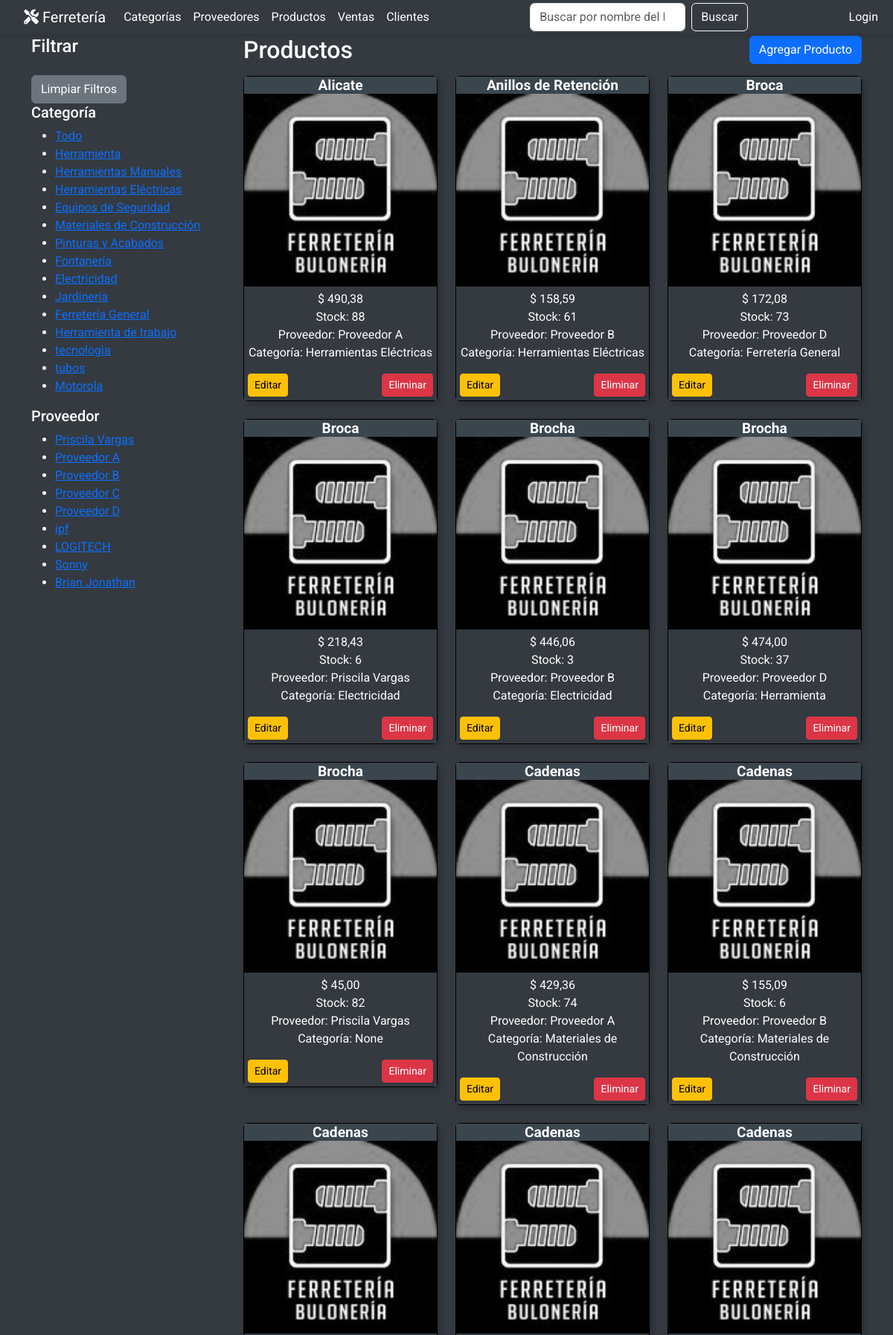
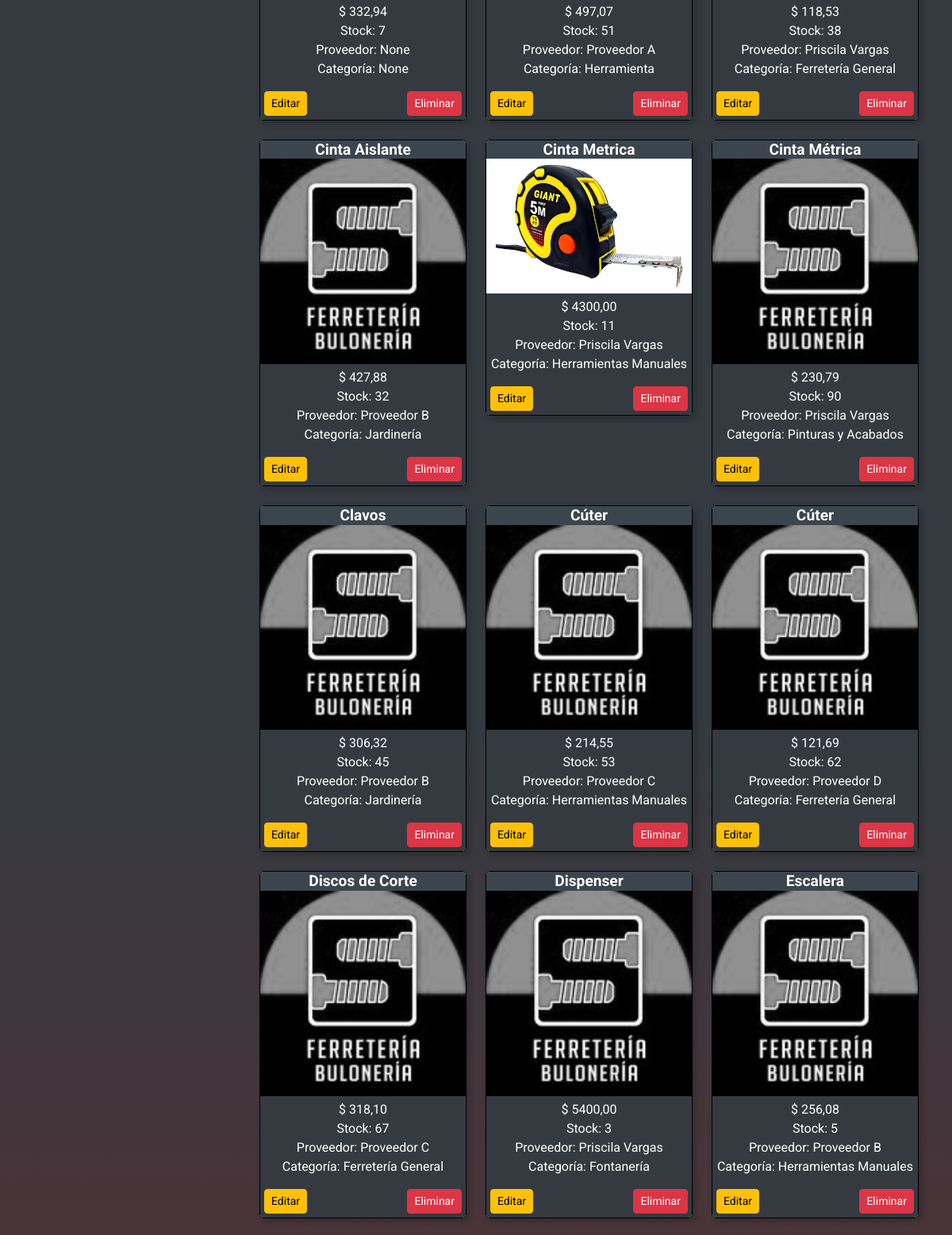
/productos/ (upper part), run on the app's committed database (2 pictures, top to bottom).
### miAplicacion/models.py (models this page shows, shortened)
class Categoria(models.Model):
    nombre = models.CharField(max_length=50, unique=True)
    descripcion = models.TextField(blank=True, null=True)
    def __str__(self):
        return self.nombre

class Proveedor(models.Model):
    nombre = models.CharField(max_length=100)
    tipo_producto = models.CharField(max_length=100, default='')
    telefono = models.CharField(max_length=15, default='')
    email = models.EmailField(default='', blank=True)
    direccion = models.CharField(max_length=200, default='', blank=True)
    def __str__(self):
        return self.nombre

class Producto(models.Model):
    nombre = models.CharField(max_length=100)
    descripcion = models.TextField()
    precio = models.DecimalField(max_digits=10, decimal_places=2, default=0.000)
    cantidad_stock = models.PositiveIntegerField()
    categoria = models.ForeignKey('Categoria', on_delete=models.SET_NULL, null=True)
    fecha_creacion = models.DateField(auto_now_add=True)
    fecha_actualizacion = models.DateTimeField(auto_now=True)
    proveedor = models.ForeignKey('Proveedor', on_delete=models.SET_NULL, null=True, blank=True)
    imagen = models.ImageField(upload_to='productos/', default='productos/default.png', blank=True, null=True)

### miAplicacion/views.py (the view)
# urls.py: path('productos/', ProductosListView.as_view(), name='productos_list'),
class ProductosListView(ListView):
    model = Producto
    template_name = 'productos/productos_list.html'
    context_object_name = 'productos'
    ordering = ['nombre', '-fecha_creacion']
    def get_queryset(self):
        queryset = super().get_queryset()
        categoria = self.request.GET.get('categoria')
        if categoria and categoria != 'todo':
            queryset = queryset.filter(categoria__nombre=categoria)
        proveedor = self.request.GET.get('proveedor')
        if proveedor:
            queryset = queryset.filter(proveedor__nombre=proveedor)
        query = self.request.GET.get('q')
        if query:
            queryset = queryset.filter(Q(nombre__icontains=query))
        return queryset
    def get_context_data(self, **kwargs):
        context = super().get_context_data(**kwargs)
        context['categorias'] = Categoria.objects.all()
        context['proveedores'] = Proveedor.objects.all()
        context['query'] = self.request.GET.get('q', '')  # Mantener la búsqueda en la barra
        context['busqueda_placeholder'] = 'nombre del Producto'
        context['categoria_seleccionada'] = self.request.GET.get('categoria', 'todo')
        context['proveedor_seleccionado'] = self.request.GET.get('proveedor', '')
        return context

### miAplicacion/templates/productos/productos_list.html (shortened to what this page needs)
{% extends 'base.html' %}
{% block search_url %}{% url 'productos_list' %}{% endblock %}
{% load static %}
{% block extra_styles %}
    <link rel="stylesheet" href="{% static 'css/productos.css' %}">
{% endblock %}
{% block content %}
<div class="container my-5">
    <div class="row">
        <div class="col-md-3 filter-section">
            <h4>Filtrar</h4>
            <div class="mt-3">
                <a href="{% url 'productos_list' %}" class="btn btn-secondary">Limpiar Filtros</a>
            </div>
            <div class="filter-section">
                <h5>Categoría</h5>
                <ul>
                    <li><a href="?categoria=todo&proveedor={{ request.GET.proveedor }}">Todo</a></li>
                    {% for categoria in categorias %}
                    <li><a href="?categoria={{ categoria.nombre }}&proveedor={{ request.GET.proveedor }}">{{ categoria.nombre }}</a></li>
                    {% endfor %}
                </ul>
                <h5>Proveedor</h5>
                <ul>
                    {% for proveedor in proveedores %}
                    <li><a href="?categoria={{ request.GET.categoria }}&proveedor={{ proveedor.nombre }}">{{ proveedor.nombre }}</a></li>
                    {% endfor %}
                </ul>
            </div>
        </div>
        <div class="col-md-9">
            <div class="d-flex justify-content-between align-items-center mb-3">
                <h2 class="mb-0">Productos</h2>
                <a href="{% url 'productos_create' %}" class="btn btn-primary">Agregar Producto</a>
            </div>
            <div class="row">
                {% if productos %}
                    {% for producto in productos %}
                    <div class="col-md-4 mb-4">
                        <div class="card product-card">
                            <h5 class="card-title text-center">{{ producto.nombre }}</h5>
                            <img src="{% if producto.imagen %}{{ producto.imagen.url }}{% else %}{% static 'productos/default.png' %}{% endif %}" class="card-img-top product-img" alt="{{ producto.nombre }}">
                            <div class="card-body text-center">
                                <p class="card-text">
                                    $ {{ producto.precio }}<br>
                                    Stock: {{ producto.cantidad_stock }}<br>
                                    Proveedor: {{ producto.proveedor }}<br>
                                    Categoría: {{ producto.categoria }}
                                </p>
                                <div class="d-flex justify-content-between">
                                    <a href="{% url 'productos_update' producto.pk %}" class="btn btn-warning btn-sm">Editar</a>
                                    <a href="{% url 'productos_confirm_delete' producto.pk %}" class="btn btn-danger btn-sm">Eliminar</a>
                                </div>
                            </div>
                        </div>
                    </div>
                    {% endfor %}
                {% else %}
                    <p class="text-center">No se encontraron productos que coincidan con tu búsqueda.</p>
                {% endif %}
            </div>
        </div>
    </div>
</div>
{% endblock %}

### miAplicacion/templates/base.html (shortened to what this page needs)
{% load static %}
<!DOCTYPE html>
<html lang="es">
<head>
    <link href="https://cdn.jsdelivr.net/npm/bootstrap@5.3.0/dist/css/bootstrap.min.css" rel="stylesheet">
    <link rel="stylesheet" href="https://cdnjs.cloudflare.com/ajax/libs/font-awesome/6.0.0-beta3/css/all.min.css">
    {% block extra_styles %}{% endblock %}
</head>
<body>
    <nav class="navbar navbar-expand-lg navbar-dark fixed-top custom-navbar">
        <div class="container-fluid">
            <a class="navbar-brand" href="{% url 'index' %}">
                <i class="fas fa-tools"></i> Ferretería
            </a>
            <div class="collapse navbar-collapse" id="navbarNav">
                <ul class="navbar-nav me-auto">
                    <li class="nav-item">
                        <a class="nav-link" href="{% url 'categoria_list' %}">Categorías</a>
                    </li>
                    <li class="nav-item">
                        <a class="nav-link" href="{% url 'proveedor_list' %}">Proveedores</a>
                    </li>
                    <li class="nav-item">
                        <a class="nav-link" href="{% url 'productos_list' %}">Productos</a>
                    </li>
                        <a class="nav-link" href="{% url 'venta_lista' %}">Ventas</a>
                        <a class="nav-link" href="{% url 'cliente_lista' %}">Clientes</a>
                </ul>
                <form class="d-flex" method="GET" action="{% block search_url %}{% endblock %}">
                    <input class="form-control me-2" type="search" name="q" placeholder="Buscar por {{ busqueda_placeholder }}" aria-label="Search">
                    <button class="btn btn-outline-light" type="submit">Buscar</button>
                </form>
                <ul class="nav navbar-nav ms-auto">
                    {% if user.is_authenticated %}
                        <li class="nav-item">
                            <a class="nav-link" href="{% url 'logout' %}">{{ request.user }} | Logout</a>
                        </li>
                    {% else %}
                        <li class="nav-item">
                            <a class="nav-link" href="{% url 'login' %}">Login</a>
                        </li>
                    {% endif %}
                </ul>
            </div>
        </div>
    </nav>
    <main class="container-fluid">
        {% block content %}{% endblock %}
    </main>
</body>
</html>

### miAplicacion/static/css/productos.css (style rules this page uses)
.card { border: 1px solid #000000; border-radius: 5px; overflow: hidden; padding: 0; box-shadow: 4px 4px 8px rgba(0, 0, 0, 0.2); transition: transform 0.3s ease, box-shadow 0.3s ease; }
.card img { border-radius: 0px; object-fit: contain; width: 100%; height: auto; margin: 0; padding: 0; }
.card-body { color: #ffffff; background-color: #343a40; padding: 5px; }
.card-title { color: rgb(255, 255, 255); background-color: #3b454e; text-align: center; margin: 0%; padding: 0px; font-size: 1.2em; font-weight: bold; }

### miAplicacion/templates/base.html (style rules this page uses)
html, body { margin: 0; padding: 0; height: 100%; }
body { font-family: 'Roboto', sans-serif; background-color: #f8f9fa; color: #333; display: flex; flex-direction: column; min-height: 100vh; }
.navbar { padding-left: 20px; background-color: #343a40; box-shadow: 0 4px 8px rgba(0, 0, 0, 0.1); }
.navbar .navbar-brand, .navbar-nav .nav-link { color: #fff; }
.custom-navbar { height: 45px; }
.container-fluid { color: White; }
main.container-fluid { background-image: linear-gradient(to bottom, #343A40 30%, red 100%); background-attachment: fixed; background-size: cover; flex: 1; }
.filter-section { position: sticky; overflow-y: auto; scrollbar-width: none; -ms-overflow-style: none; top: 0; height: 100vh; display: flex; flex-direction: column; }

### data on the page
Categoria: nombre "Herramienta"
Categoria: nombre "Herramientas Manuales"
Categoria: nombre "Herramientas Eléctricas"
Categoria: nombre "Equipos de Seguridad"
Categoria: nombre "Materiales de Construcción"
Categoria: nombre "Pinturas y Acabados"
Categoria: nombre "Fontanería"
Categoria: nombre "Electricidad"
Categoria: nombre "Jardinería"
Categoria: nombre "Ferretería General"
Categoria: nombre "Herramienta de trabajo"
Categoria: nombre "tecnologìa"
Categoria: nombre "tubos"
Categoria: nombre "Motorola"
Proveedor: nombre "Priscila Vargas"
Proveedor: nombre "Proveedor A"
Proveedor: nombre "Proveedor B"
Proveedor: nombre "Proveedor C"
Proveedor: nombre "Proveedor D"
Proveedor: nombre "ipf"
Proveedor: nombre "LOGITECH"
Proveedor: nombre "Sonny"
Proveedor: nombre "Brian Jonathan"
Producto: nombre "Alicate", imagen (placeholder picture), precio "490,38", cantidad_stock "88", proveedor "Proveedor A", categoria "Herramientas Eléctricas"
Producto: nombre "Anillos de Retención", imagen (placeholder picture), precio "158,59", cantidad_stock "61", proveedor "Proveedor B", categoria "Herramientas Eléctricas"
Producto: nombre "Broca", imagen (placeholder picture), precio "172,08", cantidad_stock "73", proveedor "Proveedor D", categoria "Ferretería General"
Producto: nombre "Broca", imagen (placeholder picture), precio "218,43", cantidad_stock "6", proveedor "Priscila Vargas", categoria "Electricidad"
Producto: nombre "Brocha", imagen (placeholder picture), precio "446,06", cantidad_stock "3", proveedor "Proveedor B", categoria "Electricidad"
Producto: nombre "Brocha", imagen (placeholder picture), precio "474,00", cantidad_stock "37", proveedor "Proveedor D", categoria "Herramienta"
Producto: nombre "Brocha", imagen (placeholder picture), precio "45,00", cantidad_stock "82", proveedor "Priscila Vargas", categoria "None"
Producto: nombre "Cadenas", imagen (placeholder picture), precio "429,36", cantidad_stock "74", proveedor "Proveedor A", categoria "Materiales de Construcción"
Producto: nombre "Cadenas", imagen (placeholder picture), precio "155,09", cantidad_stock "6", proveedor "Proveedor B", categoria "Materiales de Construcción"
Producto: nombre "Cadenas", imagen (placeholder picture), precio "332,94", cantidad_stock "7", proveedor "None", categoria "None"
Producto: nombre "Cadenas", imagen (placeholder picture), precio "497,07", cantidad_stock "51", proveedor "Proveedor A", categoria "Herramienta"
Producto: nombre "Cadenas", imagen (placeholder picture), precio "118,53", cantidad_stock "38", proveedor "Priscila Vargas", categoria "Ferretería General"
Producto: nombre "Cinta Aislante", imagen (placeholder picture), precio "427,88", cantidad_stock "32", proveedor "Proveedor B", categoria "Jardinería"
Producto: nombre "Cinta Metrica", imagen (picture), precio "4300,00", cantidad_stock "11", proveedor "Priscila Vargas", categoria "Herramientas Manuales"
Producto: nombre "Cinta Métrica", imagen (placeholder picture), precio "230,79", cantidad_stock "90", proveedor "Priscila Vargas", categoria "Pinturas y Acabados"
Producto: nombre "Clavos", imagen (placeholder picture), precio "306,32", cantidad_stock "45", proveedor "Proveedor B", categoria "Jardinería"
Producto: nombre "Cúter", imagen (placeholder picture), precio "214,55", cantidad_stock "53", proveedor "Proveedor C", categoria "Herramientas Manuales"
Producto: nombre "Cúter", imagen (placeholder picture), precio "121,69", cantidad_stock "62", proveedor "Proveedor D", categoria "Ferretería General"
Producto: nombre "Discos de Corte", imagen (placeholder picture), precio "318,10", cantidad_stock "67", proveedor "Proveedor C", categoria "Ferretería General"
Producto: nombre "Dispenser", imagen (placeholder picture), precio "5400,00", cantidad_stock "3", proveedor "Priscila Vargas", categoria "Fontanería"
Producto: nombre "Escalera", imagen (placeholder picture), precio "256,08", cantidad_stock "5", proveedor "Proveedor B", categoria "Herramientas Manuales"
